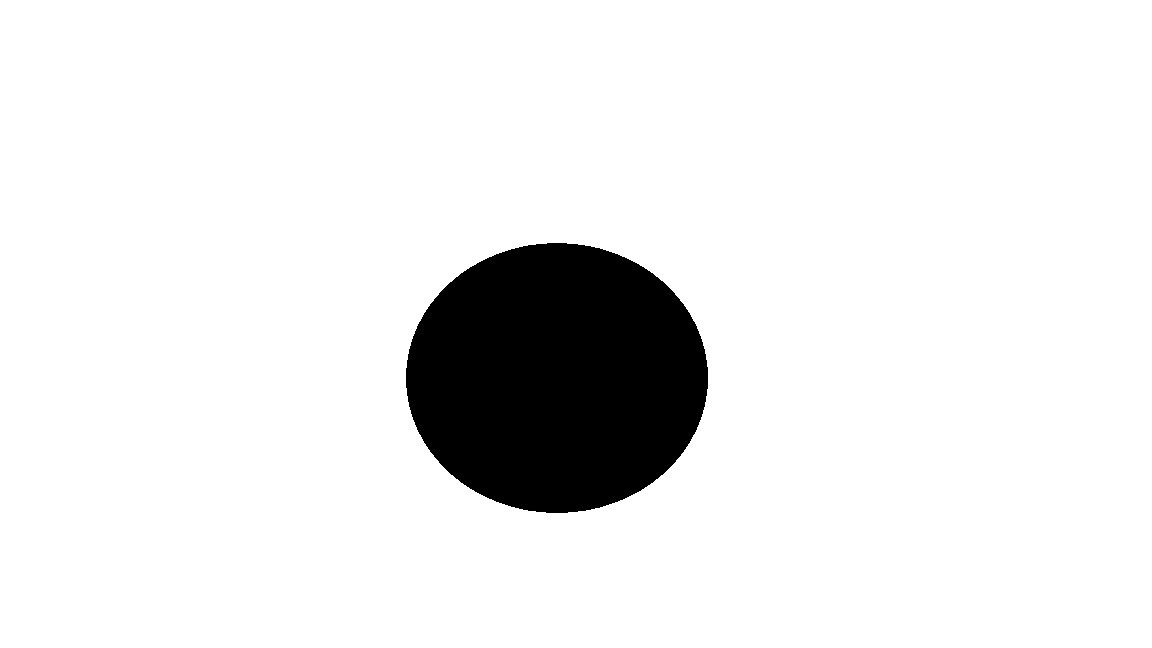
#> input picture CirclePic.jpg, 1152 x 648 px
$ python MeasureImage.py CirclePic.jpg
#> lines starting #> are read from the running program, lines starting #| are printed output that depends on the picture; after the words box and inside, x2 and y2 are one past the last pixel; in counts of white or black regions, pixels touching at a corner belong together; long printed decimals are rounded
import sys
import math
import matplotlib.pyplot as plt
import numpy as np
import pandas as pd
from skimage.draw import disk
from skimage.color import rgb2gray
from skimage import io, data, measure, morphology, color
from skimage.measure import label, regionprops,regionprops_table
from skimage.util import img_as_ubyte
from skimage.transform import rotate
script,target = sys.argv

img = io.imread(target)
#> img is the input picture: shape (648, 1152, 3); min 0, max 255, mean 233.1
xc, yc, t = img.data.shape
#> xc = 648; yc = 1152; t = 3
grayscale = rgb2gray(img)
img = img_as_ubyte(
   grayscale[0:xc, 0:yc])
#> img: shape (648, 1152)
#image size


#The section below here I think is actually aimed at measuring the pictures

label_img =label(img)
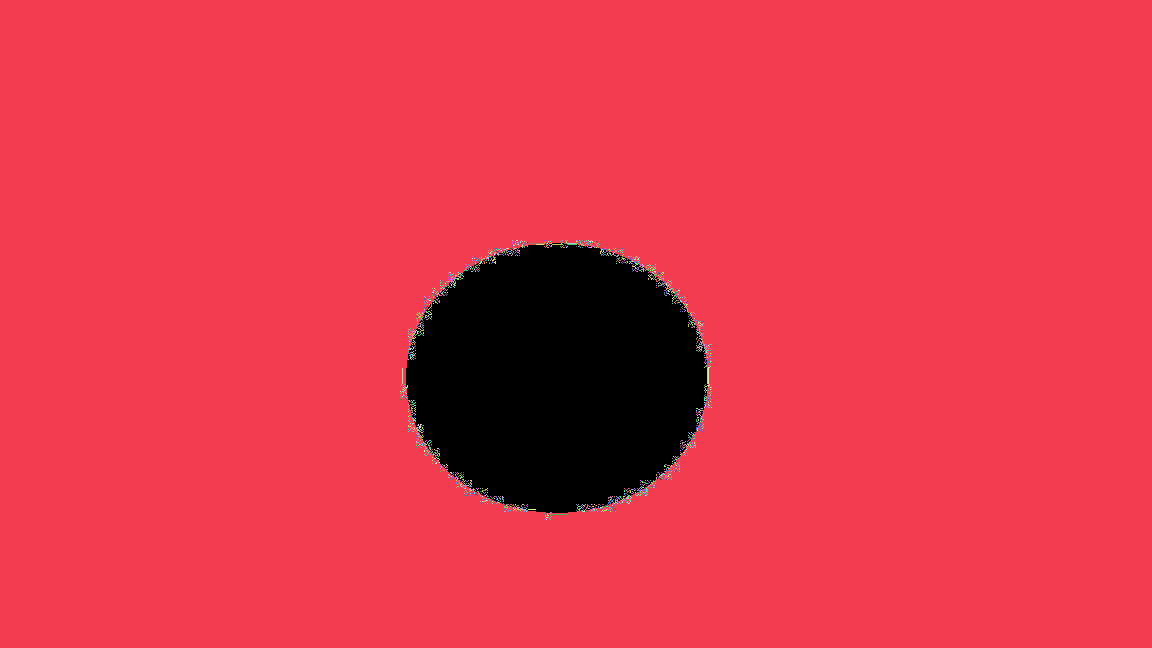
#> label_img: shape (648, 1152) int64; 2215 distinct labels, from 0 to 2214; one colour per label, 0 black
regions = regionprops(label_img)
#> regions = 2214 regions; largest, box (x1, y1, x2, y2) and area: (0, 0, 1152, 648) 680811, (708, 367, 710, 386) 19, (550, 514, 568, 516) 18, (528, 243, 544, 244) 16, (402, 368, 403, 384) 16

fig, ax = plt.subplots()
ax.imshow(img, cmap=plt.cm.gray)


for props in regions:
    x0 = xc
    y0 = yc

    x1 = x0 + .5 * props.minor_axis_length
    y1 = y0 - .5 * props.minor_axis_length
    x2 = x0 - .5 * props.major_axis_length
    y2 = y0 - .5 * props.major_axis_length

    ax.plot((x0, x1), (y0,y1), '-r', linewidth=2.5)
    ax.plot((x0,x2), (y0,y2), '-r', linewidth=2.5)
    ax.plot(x0,y0, '.g', markersize=15)

    minr, minc, maxr, maxc = props.bbox
    bx = (minc, maxc, maxc, minc, minc)
    by = (minr, minr, maxr, maxr, minr)
    ax.plot(bx,by,'-b', linewidth=2.5)
#> this loop made 2214 passes
#> (x1, y1, x2, y2, minr, minc, maxr, maxc) on passes 1 to 3: (1035.9, 764.1, -46.72, 457.3, 0, 0, 648, 1152), (648, 1152, 648, 1152, 240, 512, 241, 513), (648, 1152, 646.6, 1150.6, 240, 515, 242, 517)

ax.axis((0,1200,1200,0))
plt.show()
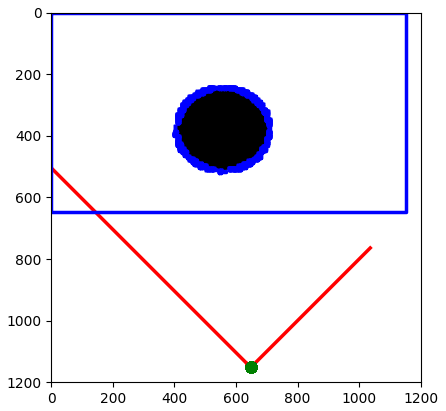
#> figure drawn by matplotlib, 1 panel


print("x1 is:", x1)
#| x1 is: 648.0
print("x y coordinates are:", x0, ",", y0 )
#| x y coordinates are: 648 , 1152
print("centroid is", props.centroid)
#| centroid is (519.0, 550.0)
print("orientation is: ", props.orientation)
#| orientation is:  -0.7854
print("area is", props.area)
#| area is 1.0
print("radius is:", props.major_axis_length)
#| radius is: 0.0
